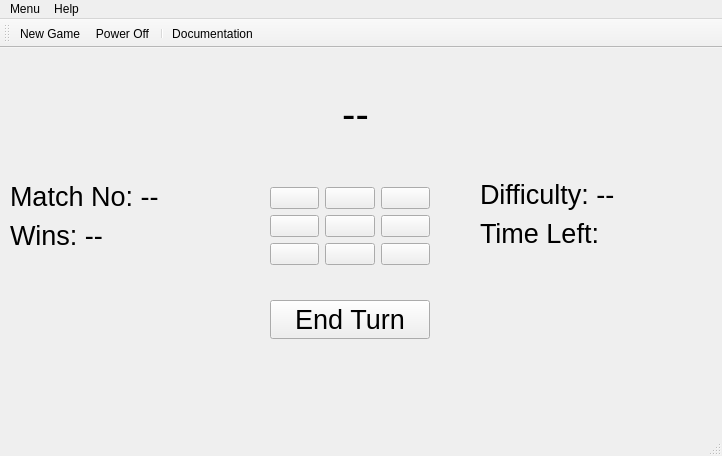
<?xml version="1.0" encoding="UTF-8"?>
<ui version="4.0">
 <class>MainWindow</class>
 <widget class="QMainWindow" name="MainWindow">
  <property name="geometry">
   <rect>
    <x>0</x>
    <y>0</y>
    <width>722</width>
    <height>456</height>
   </rect>
  </property>
  <property name="windowTitle">
   <string>MainWindow</string>
  </property>
  <widget class="QWidget" name="centralwidget">
   <widget class="QLabel" name="whoseTurnLabel">
    <property name="geometry">
     <rect>
      <x>180</x>
      <y>30</y>
      <width>351</width>
      <height>71</height>
     </rect>
    </property>
    <property name="font">
     <font>
      <pointsize>30</pointsize>
     </font>
    </property>
    <property name="text">
     <string>--</string>
    </property>
    <property name="alignment">
     <set>Qt::AlignCenter</set>
    </property>
   </widget>
   <widget class="QWidget" name="">
    <property name="geometry">
     <rect>
      <x>480</x>
      <y>130</y>
      <width>145</width>
      <height>72</height>
     </rect>
    </property>
    <layout class="QVBoxLayout" name="verticalLayout">
     <item>
      <widget class="QLabel" name="difficultyLabel">
       <property name="font">
        <font>
         <pointsize>20</pointsize>
        </font>
       </property>
       <property name="text">
        <string>Difficulty: --</string>
       </property>
      </widget>
     </item>
     <item>
      <widget class="QLabel" name="timerLabel">
       <property name="font">
        <font>
         <pointsize>20</pointsize>
        </font>
       </property>
       <property name="text">
        <string>Time Left:</string>
       </property>
      </widget>
     </item>
    </layout>
   </widget>
   <widget class="QWidget" name="">
    <property name="geometry">
     <rect>
      <x>10</x>
      <y>132</y>
      <width>149</width>
      <height>72</height>
     </rect>
    </property>
    <layout class="QVBoxLayout" name="verticalLayout_2">
     <item>
      <widget class="QLabel" name="matchnoLabel">
       <property name="font">
        <font>
         <pointsize>20</pointsize>
        </font>
       </property>
       <property name="text">
        <string>Match No: --</string>
       </property>
      </widget>
     </item>
     <item>
      <widget class="QLabel" name="scoreLabel">
       <property name="font">
        <font>
         <pointsize>20</pointsize>
        </font>
       </property>
       <property name="text">
        <string>Wins: --</string>
       </property>
      </widget>
     </item>
    </layout>
   </widget>
   <widget class="QWidget" name="">
    <property name="geometry">
     <rect>
      <x>270</x>
      <y>110</y>
      <width>160</width>
      <height>211</height>
     </rect>
    </property>
    <layout class="QVBoxLayout" name="verticalLayout_3">
     <item>
      <layout class="QGridLayout" name="gridLayout">
       <item row="0" column="0">
        <widget class="QPushButton" name="pBR1C1">
         <property name="text">
          <string/>
         </property>
        </widget>
       </item>
       <item row="0" column="1">
        <widget class="QPushButton" name="pushButton_10">
         <property name="text">
          <string/>
         </property>
        </widget>
       </item>
       <item row="0" column="2">
        <widget class="QPushButton" name="pushButton_9">
         <property name="text">
          <string/>
         </property>
        </widget>
       </item>
       <item row="1" column="0">
        <widget class="QPushButton" name="pushButton_11">
         <property name="text">
          <string/>
         </property>
        </widget>
       </item>
       <item row="1" column="1">
        <widget class="QPushButton" name="pushButton_12">
         <property name="text">
          <string/>
         </property>
        </widget>
       </item>
       <item row="1" column="2">
        <widget class="QPushButton" name="pushButton_13">
         <property name="text">
          <string/>
         </property>
        </widget>
       </item>
       <item row="2" column="0">
        <widget class="QPushButton" name="pushButton_14">
         <property name="text">
          <string/>
         </property>
        </widget>
       </item>
       <item row="2" column="1">
        <widget class="QPushButton" name="pushButton_15">
         <property name="text">
          <string/>
         </property>
        </widget>
       </item>
       <item row="2" column="2">
        <widget class="QPushButton" name="pushButton_16">
         <property name="text">
          <string/>
         </property>
        </widget>
       </item>
      </layout>
     </item>
     <item>
      <widget class="QPushButton" name="pushButton">
       <property name="font">
        <font>
         <pointsize>20</pointsize>
        </font>
       </property>
       <property name="text">
        <string>End Turn</string>
       </property>
      </widget>
     </item>
    </layout>
   </widget>
  </widget>
  <widget class="QMenuBar" name="menubar">
   <property name="geometry">
    <rect>
     <x>0</x>
     <y>0</y>
     <width>722</width>
     <height>22</height>
    </rect>
   </property>
   <widget class="QMenu" name="menuMenu">
    <property name="title">
     <string>Menu</string>
    </property>
    <addaction name="actionNew_Game"/>
    <addaction name="actionPower_Off"/>
   </widget>
   <widget class="QMenu" name="menuHelp">
    <property name="title">
     <string>Help</string>
    </property>
    <addaction name="actionDocumentation"/>
   </widget>
   <addaction name="menuMenu"/>
   <addaction name="menuHelp"/>
  </widget>
  <widget class="QStatusBar" name="statusbar"/>
  <widget class="QToolBar" name="toolBar">
   <property name="windowTitle">
    <string>toolBar</string>
   </property>
   <attribute name="toolBarArea">
    <enum>TopToolBarArea</enum>
   </attribute>
   <attribute name="toolBarBreak">
    <bool>false</bool>
   </attribute>
   <addaction name="actionNew_Game"/>
   <addaction name="actionPower_Off"/>
   <addaction name="separator"/>
   <addaction name="actionDocumentation"/>
  </widget>
  <action name="actionNew_Game">
   <property name="icon">
    <iconset resource="Resources.qrc">
     <normaloff>:/menuimgs/images/NewGame.png</normaloff>:/menuimgs/images/NewGame.png</iconset>
   </property>
   <property name="text">
    <string>New Game</string>
   </property>
  </action>
  <action name="actionPower_Off">
   <property name="icon">
    <iconset resource="Resources.qrc">
     <normaloff>:/menuimgs/images/PowerOff.svg</normaloff>:/menuimgs/images/PowerOff.svg</iconset>
   </property>
   <property name="text">
    <string>Power Off</string>
   </property>
  </action>
  <action name="actionDocumentation">
   <property name="icon">
    <iconset resource="Resources.qrc">
     <normaloff>:/menuimgs/images/Help.jpg</normaloff>:/menuimgs/images/Help.jpg</iconset>
   </property>
   <property name="text">
    <string>Documentation</string>
   </property>
  </action>
 </widget>
 <resources>
  <include location="Resources.qrc"/>
 </resources>
 <connections/>
</ui>
